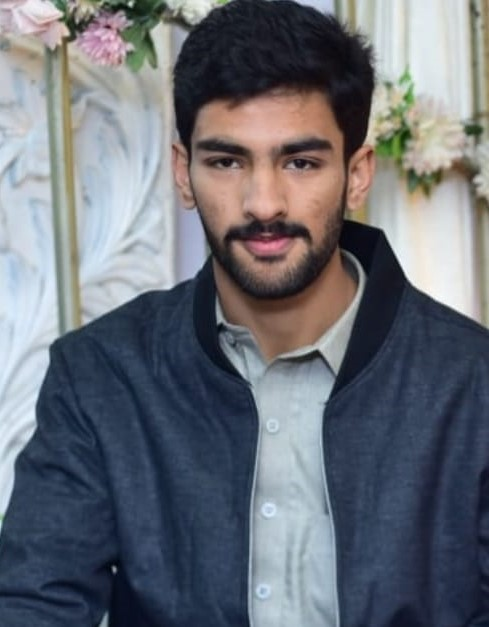
#> input picture garbage/mypic1.jpeg, 489 x 627 px, given in place of the camera
$ python add_faces.py
#> lines starting #> are read from the running program, lines starting #| are printed output that depends on the picture; after the words box and inside, x2 and y2 are one past the last pixel; in counts of white or black regions, pixels touching at a corner belong together
# COLLECTING NAMES AND FACE DATA

import cv2
import pickle # file storing library pkl
import numpy as np
import os # it can be used to check whether some file is available in some folder

video = cv2.VideoCapture(0)
facedetect = cv2.CascadeClassifier('data/haarcascade_frontalface_default.xml')

faces_data = [] # empty list
i = 0

name = input("Enter your name: ")
#> the answer given: ../mypic1.jpeg

while True:
    ret, frame = video.read()
#> frame is the input picture: shape (627, 489, 3); mean B, G, R 118.5, 110.3, 106.3
    gray = cv2.cvtColor(frame, cv2.COLOR_BGR2GRAY) # conv BGR to greyscale
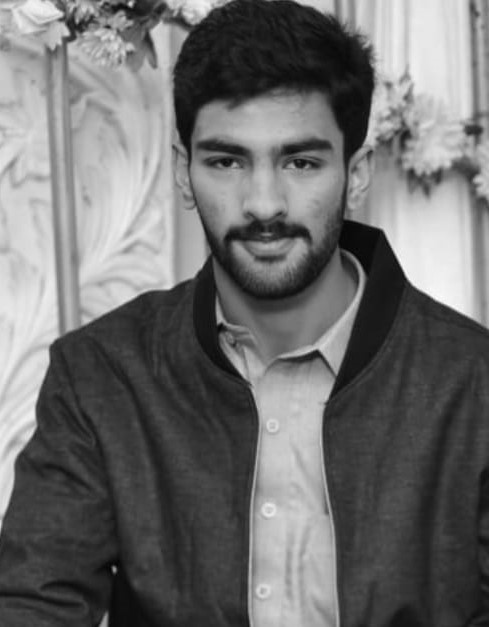
#> gray: shape (627, 489); min 2, max 254, mean 110
    faces = facedetect.detectMultiScale(gray, 1.3, 5) # giving threashold 1.3-5
#> faces = [[145, 67, 237, 237]]
    for (x, y, w, h) in faces:
        crop_img = frame[y:y+h, x:x+w, : ] # parameters[top->top+height=bottom, left->left+width=right, channels (left blank to include all channels i.e RGB~ 3-2-1) ]
        resized_img = cv2.resize(crop_img, (50, 50)) # parameters(image, tuple of dimension to resize in)
        if len(faces_data) <= 50 and i%10 == 0: # it will take 10 images [and] each after 10 frames
            faces_data.append(resized_img) # storing resized image in a list
        i = i+1 # calculating frames
        cv2.putText(frame, str(len(faces_data)), (50,50), cv2.FONT_HERSHEY_SIMPLEX, 1, (50,50,255), 1) # parameters(frame, text to display, coordinates to put text in, fontFace, fontScale, fontColor, fontThickness)
        cv2.rectangle(frame, (x,y), (x+w, y+h), (50,50,255), 1) # parameters(cordinates, dimension, color, thickness) rectangle on face
#> this loop made 1 pass
#> (x, y, w, h, i) on pass 1: (145, 67, 237, 237, 1)
#> pass 1, `crop_img = frame[y:y+h, x:x+w, : ]`:
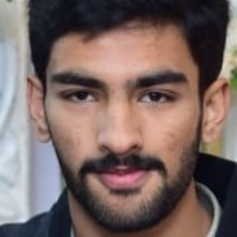
#> crop_img: shape (237, 237, 3); mean B, G, R 98.6, 102.5, 121.1
#> pass 1, `resized_img = cv2.resize(crop_img, (50, 50))`:
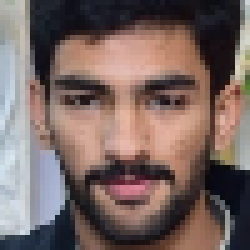
#> resized_img: shape (50, 50, 3) (shown 5 times larger); mean B, G, R 98.3, 102.3, 120.8
#> after the loop:
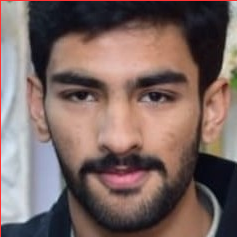
#> crop_img: shape (237, 237, 3); 0.84% of pixels changed, all inside (x1, y1, x2, y2) = (0, 0, 237, 237)
#> after the loop:
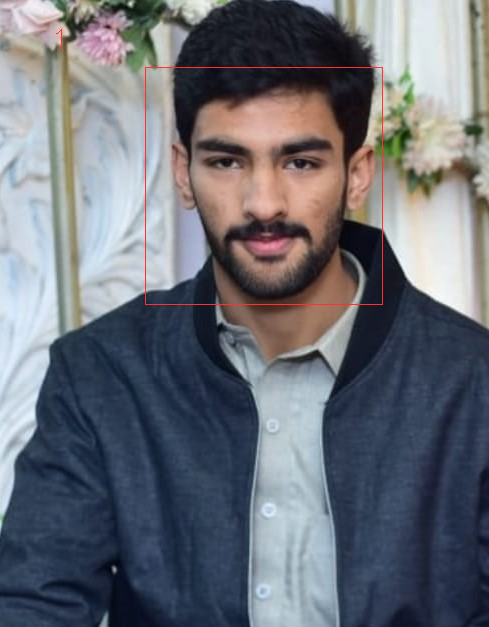
#> frame: shape (627, 489, 3); 0.32% of pixels changed, all inside (x1, y1, x2, y2) = (56, 29, 383, 305)
#> after the loop, faces_data = 1 item; i = 1
    cv2.imshow('Add Faces', frame)
    if cv2.waitKey(1) == ord('q') or len(faces_data) == 50: # millisec, when array has 10 elements i.e 10 images
#> (key q is pressed here)
        break
video.release()
cv2.destroyAllWindows()

faces_data = np.asarray(faces_data) # making faces_data a numpy array for efficiency
faces_data = faces_data.reshape(50, -1) # as we are taking 10 images the vector size should be 10, so we'll reshape the array
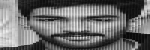
#> faces_data: shape (50, 150); min 5, max 240, mean 107.1

# NAME DATA
# checking if name.pkl is in our data folder using os library
if 'names.pkl' not in os.listdir('data/'):
    names = [name]*50 # converting name to a list (of vector)
    with open('data/names.pkl', 'wb') as f: # we have defined f as an alias
        pickle.dump(names, f) # parameters(object, file) here object=name
else:
    with open('data/names.pkl', 'rb') as f:
#> (reads garbage/facedet/data/names.pkl from the repository)
        names = pickle.load(f)
    # storing/dumping data
    names = names+[name]*50 # concatinate new data (name) to old if old exist
    with open('data/names.pkl', 'wb') as f:
        pickle.dump(names, f)

# FACE DATA
# checking if name.pkl is in our data folder using os library
if 'faces_data.pkl' not in os.listdir('data/'):
    with open('data/faces_data.pkl', 'wb') as f: # we have defined f as an alias
        pickle.dump(faces_data, f) # parameters(object, file) here object=name
else:
    with open('data/faces_data.pkl', 'rb') as f:
        faces = pickle.load(f)
    # storing/dumping data
    faces = np.append(faces, faces_data, axis=0) # concatinate new data (name) to old if old exist
    with open('data/faces_data.pkl', 'wb') as f:
        pickle.dump(faces, f)
